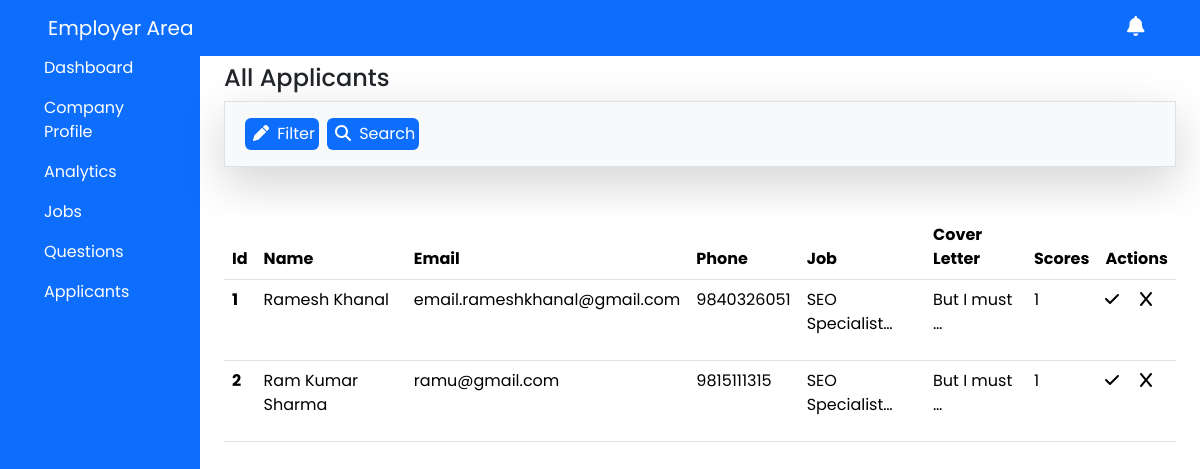
/employer/applicants/ (signed in), run on an earlier commit of the app's database.
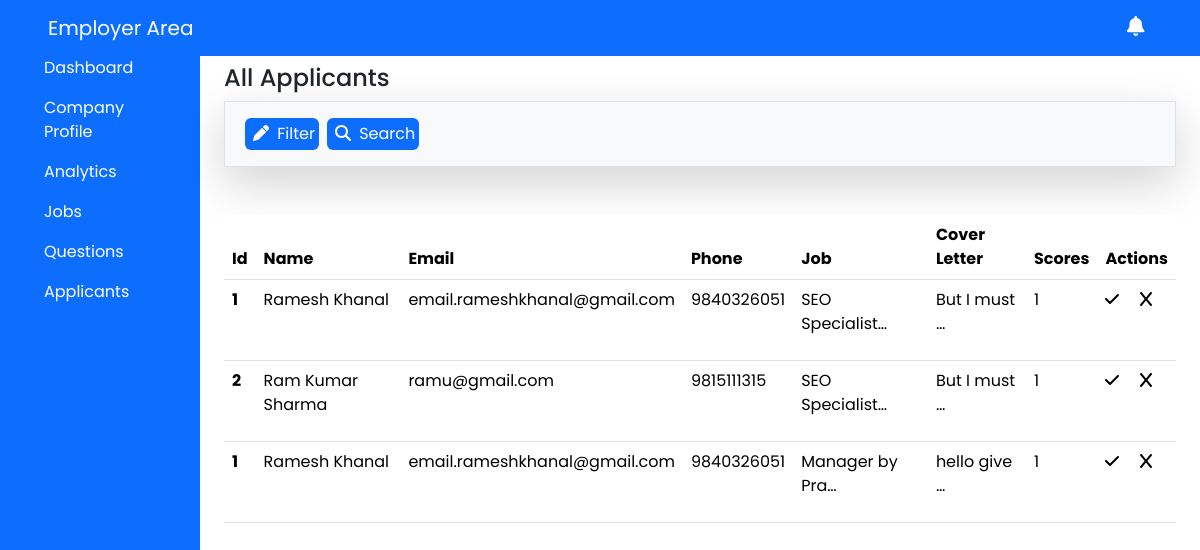
And on a later commit of the database.
### jobseeker/models.py (models this page shows, shortened)
class AppliedJobs(models.Model):
    id = models.UUIDField(primary_key=True)
    job = models.ForeignKey(Job,on_delete=models.CASCADE)
    job_seeker = models.ForeignKey(JobSeeker,on_delete=models.CASCADE)
    coverletter = models.TextField(null=False,blank=False,verbose_name="Cover Letter",default='')
    class Meta:
        verbose_name_plural = 'Applied Jobs'

class JobSeeker(models.Model):
    id = models.UUIDField(primary_key=True)
    name = models.CharField(max_length=50,null=False,blank=False,verbose_name='Jobseeker Name')
    email = models.EmailField(null=False, blank=False, unique=True,verbose_name='Jobseeker Email')
    password = models.TextField(max_length=255,blank=False,null=False,verbose_name='Jobseeker Password')
    phone = models.TextField(max_length=15,blank=False,null=False,verbose_name='Jobseeker Phone')
    address = models.TextField(max_length=50,blank=True,null=True,default="Kathmandu",verbose_name='Address')
    date_of_birth = models.DateField(null=True, blank=True)
    about_me = models.TextField(null=True,blank=True,verbose_name='About You')
    qualification = models.TextField(blank=True,null=True,verbose_name="Qualifications")
    experiences = models.TextField(blank = True,null=True,verbose_name='Experiences')
    preferences = models.TextField(null=True,blank=True,verbose_name="Job Preferences")
    cv = models.FileField(upload_to=filepath,verbose_name='CV')
    profile = models.FileField(upload_to=profilepath,verbose_name='Profile')

### employer/models.py (models this page shows, shortened)
class Job(models.Model):
    employer = models.ForeignKey(Employer,on_delete=models.CASCADE,related_name='job')
    job_id = models.AutoField(primary_key=True)
    job_type = models.CharField(max_length=50,choices=JOB_TYPE,blank=False,null=False ,verbose_name='Job type')
    job_position = models.CharField(verbose_name="Position",max_length=100,null=False,blank=False)
    job_requirement = models.CharField(verbose_name="Requirements",max_length=100,null=False,blank=False)
    job_description = models.TextField(verbose_name="Description",null=False,blank=False)
    salary = models.TextField(max_length=30,blank=True,null=True)
    location_type = models.TextField(choices=LOCATION_TYPE,blank=False)
    deadline = models.DateField(blank=False,null=False,default=default_deadline)
    def __str__(self):
        return f'{self.job_position} by {self.employer.emp_name}'

class Employer(models.Model):
    emp_id = models.AutoField(primary_key=True)
    emp_name = models.CharField(max_length=50,null=False,blank=False,verbose_name='Employer name')
    emp_phone_number = models.CharField(max_length=11,null=False,blank=False,verbose_name='Employer number')
    emp_email = models.EmailField(verbose_name='Employer Email',null=False,blank=False,unique=True)
    emp_password = models.CharField(null=False,blank=False,verbose_name='Employer Password',max_length=255)
    about_employer = models.TextField(verbose_name='About Employer',blank=True,null=True)
    emp_profile = models.FileField(upload_to=filepath ,null=True,verbose_name='Profile Photo')

### employer/views.py (the view)
# urls.py: path('applicants/',applicants,name='applicants'),
def applicants(request):
    email = request.session.get('email',None)
    if email:
        applicants = {}
        message = ''
        employer = Employer.objects.get(emp_email = email)
        jobs = Job.objects.filter(employer = employer)
        for job in jobs:
            applicant = AppliedJobs.objects.filter(job = job)
            if applicant.exists():
                applicants[job] = applicant
        return render(request,'employer-dashboard/components/applicants.html',{'message':message,'data':applicants})
    else:
        messages.error("Session Expired. Please login again.")
        return redirect('employer_signin')

### templates/employer-dashboard/components/applicants.html
{% extends "../index.html" %}
{% block content %}
<div class="container">
  <h1 class="fs-4">All Applicants</h1>
  <div class="container shadow-lg p-3 mb-5 bg-body-tertiary border">
    <div class="d-flex justify-content-start">
        <a href="#" class="bg-primary text-white p-1 rounded mx-1" id="toggle_update">
            <i class="fas fa-pen mx-1"></i>
            Filter</a>
        <a href="#" class="bg-primary text-white p-1 rounded mx-1">
            <i class="fas fa-search mx-1"></i>
            Search</a>
    </div>
</div>
  <div class="mt-5">
    <table class="table">
      <thead>
        <tr>
        <th scope="col">Id</th>
        <th scope="col">Name</th>
        <th scope="col">Email</th>
        <th scope="col">Phone</th>
        <th scope="col">Job</th>
        <th scope="col">Cover Letter</th>
        <th scope="col">Scores</th>
        <th scope="col">Actions</th>
      </tr>
    </thead>
    <tbody>
      {% if message %}
      <tr>
        <th scope="row text-center" colspan="8">
          <div class="alert alert-primary" role="alert">
            {{message}}
          </div>
        </th>
      </tr>
      {%else%}
      {% for job,applicants in data.items %}
      {% for applicant in applicants %}
      <tr>
        <th scope="row">{{ forloop.counter}}</th>
        <td>{{applicant.job_seeker.name}}</td>
        <td>{{applicant.job_seeker.email}}</td>
        <td>{{applicant.job_seeker.phone}}</td>
        <td>{{applicant.job|truncatechars:15}}</td>
        <td>{{applicant.coverletter | safe |truncatechars:15}}</td>
        <td>1</td>
        <td>
          <i class="fas fa-check"></i>
          <i class="fas fa-x ms-3"></i>
        </td>
      </tr>
      {%endfor%}
      {%endfor%}
      {%endif%}
    </tbody>
  </table>
  </div>
</div>
{% endblock %}

What changed in the data, as far as the page shows it:
added AppliedJobs: job_seeker.name "Ramesh Khanal", job_seeker.email "email.rameshkhanal@gmail.com", job_seeker.phone "9840326051", job "Manager by Pra…", coverletter "hello give …"
